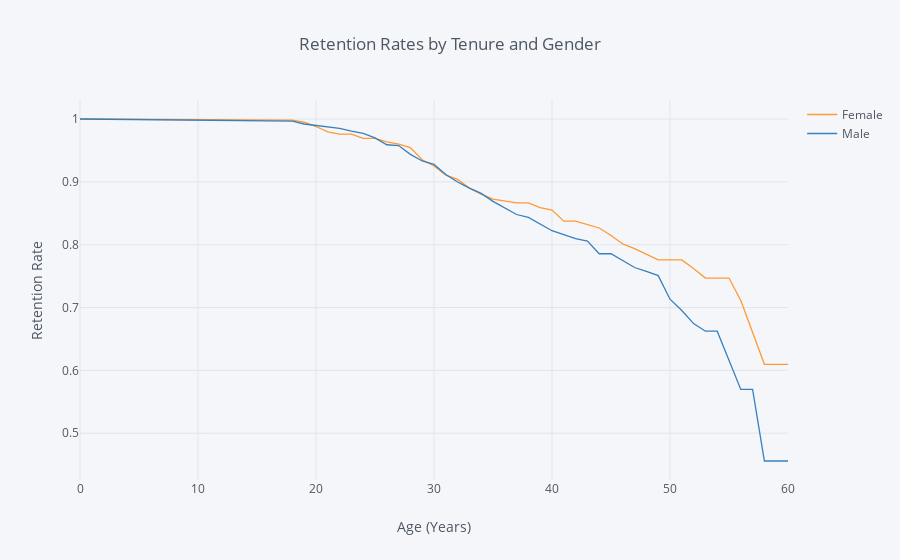

Notebook code for this chart:
### Code cell
rates = survival(data, 'Gender', 'Age', 'Attrition')

rates.iplot(kind='line', xTitle='Age (Years)', yTitle='Retention Rate',
            title='Retention Rates by Tenure and Gender')

### Figure 1 — Plotly figure (JSON) as saved in the notebook; plotly's stock layout.template omitted (floating-point values rounded to 4 significant figures)
{"data": [{"line": {"color": "rgba(255, 153, 51, 1.0)", "dash": "solid", "shape": "linear", "width": 1.3}, "mode": "lines", "name": "Female", "text": "", "type": "scatter", "uid": "2e75640a-c297-44e3-ae3b-97c0bef2f012", "x": [0, 18, 19, 20, 21, 22, 23, 24, 25, 26, 27, 28, 29, 30, 31, 32, 33, 34, 35, 36, 37, 38, 39, 40, 41, 42, 43, 44, 45, 46, 47, 48, 49, 50, 51, 52, 53, 54, 55, 56, 57, 58, 59, 60], "y": [1, 0.9983, 0.9949, 0.988, 0.9794, 0.976, 0.976, 0.969, 0.969, 0.9637, 0.9601, 0.9544, 0.9352, 0.9252, 0.9105, 0.904, 0.8901, 0.8804, 0.8725, 0.8696, 0.8665, 0.8665, 0.8591, 0.8551, 0.8374, 0.8374, 0.8322, 0.8266, 0.8146, 0.8011, 0.7936, 0.785, 0.7757, 0.7757, 0.7757, 0.7621, 0.7469, 0.7469, 0.7469, 0.7113, 0.6605, 0.6097, 0.6097, 0.6097]}, {"line": {"color": "rgba(55, 128, 191, 1.0)", "dash": "solid", "shape": "linear", "width": 1.3}, "mode": "lines", "name": "Male", "text": "", "type": "scatter", "uid": "7ac441de-03f0-48ae-9e79-87f7c26e832f", "x": [0, 18, 19, 20, 21, 22, 23, 24, 25, 26, 27, 28, 29, 30, 31, 32, 33, 34, 35, 36, 37, 38, 39, 40, 41, 42, 43, 44, 45, 46, 47, 48, 49, 50, 51, 52, 53, 54, 55, 56, 57, 58, 59, 60], "y": [1, 0.9966, 0.9921, 0.9898, 0.9886, 0.9852, 0.9806, 0.977, 0.9699, 0.959, 0.9578, 0.9438, 0.9332, 0.9277, 0.9118, 0.8997, 0.8901, 0.8817, 0.8689, 0.8589, 0.848, 0.8433, 0.8331, 0.8222, 0.8162, 0.8096, 0.8058, 0.7856, 0.7856, 0.7752, 0.7637, 0.7575, 0.7508, 0.7132, 0.6952, 0.6744, 0.6624, 0.6624, 0.6172, 0.5697, 0.5697, 0.4558, 0.4558, 0.4558]}], "layout": {"legend": {"bgcolor": "#F5F6F9", "font": {"color": "#4D5663"}}, "paper_bgcolor": "#F5F6F9", "plot_bgcolor": "#F5F6F9", "title": {"font": {"color": "#4D5663"}, "text": "Retention Rates by Tenure and Gender"}, "xaxis": {"gridcolor": "#E1E5ED", "showgrid": true, "tickfont": {"color": "#4D5663"}, "title": {"font": {"color": "#4D5663"}, "text": "Age (Years)"}, "zerolinecolor": "#E1E5ED"}, "yaxis": {"gridcolor": "#E1E5ED", "showgrid": true, "tickfont": {"color": "#4D5663"}, "title": {"font": {"color": "#4D5663"}, "text": "Retention Rate"}, "zerolinecolor": "#E1E5ED"}}}
